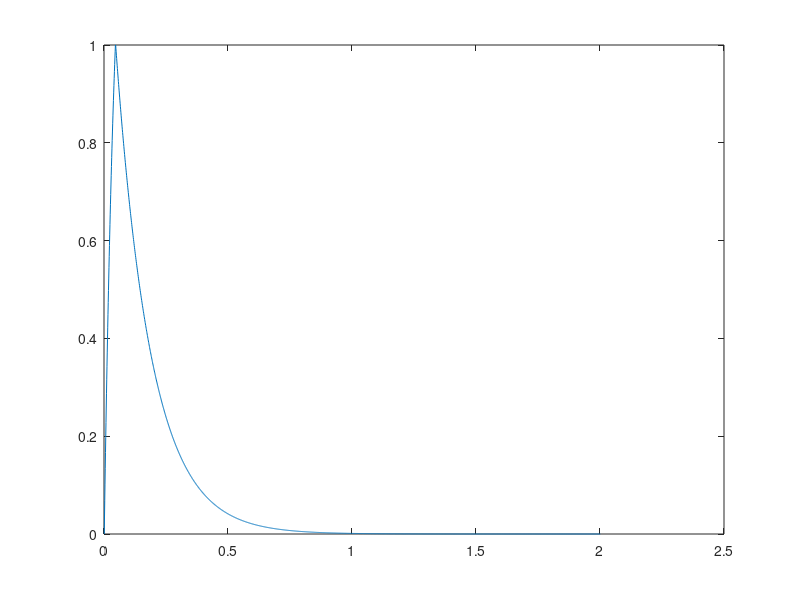
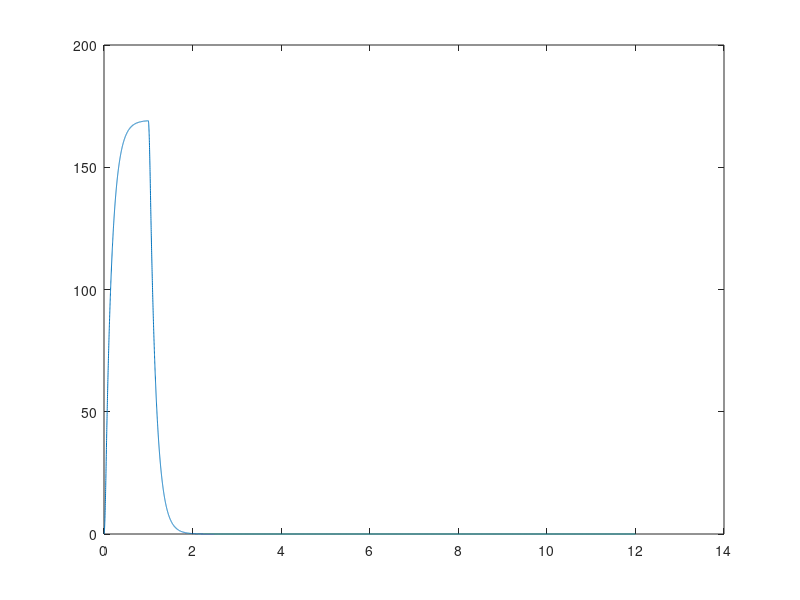

MATLAB code to generate these figures, in order:
%%
t = 0:1e-3:10;
dt=0.001;
y1 = exp(-(t-0.045)/0.142);
y = (1-exp(-(t)/0.045))/(1-exp(-1));
kern = [y(t>=0 & t<=0.045) y1(t>=0.045 & t<2)];
figure; plot(dt:dt:numel(kern)*dt,kern)
x = zeros(size(t));
x(1:1000)=1;
y=conv(x,kern);
figure; plot(dt:dt:numel(y)*dt,y)